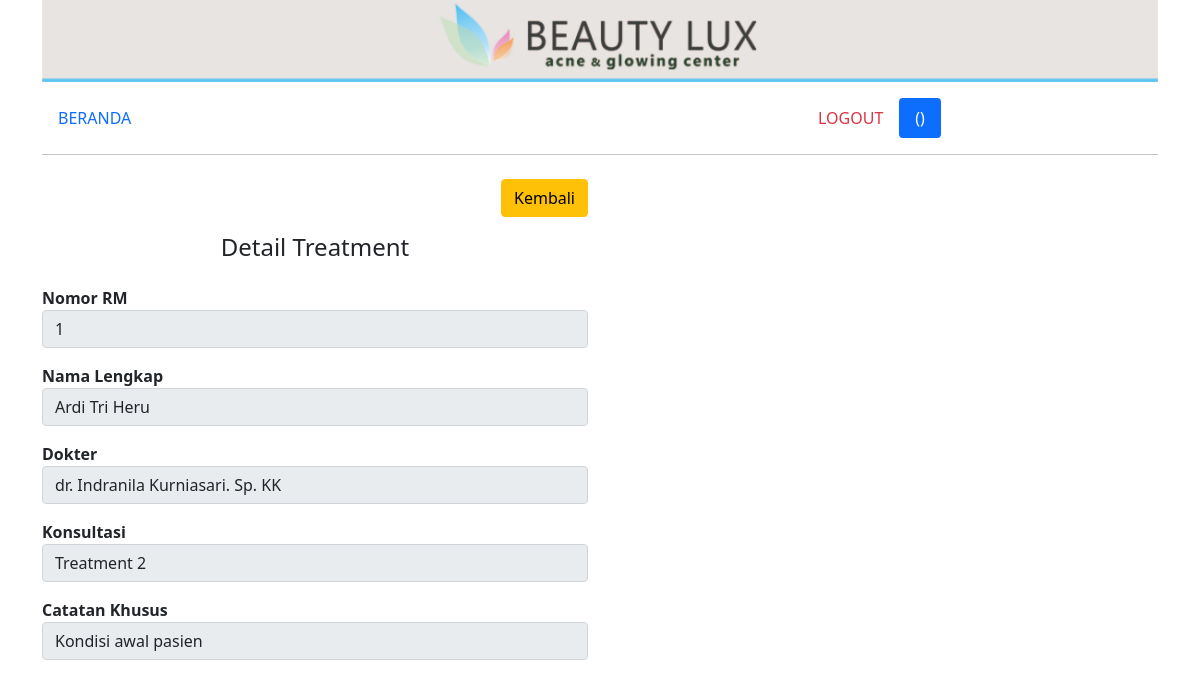
Page /daftar_treatment_detail.php?id_treatment=2 on the committed database.
### tables this page shows
CREATE TABLE `treatment` (
  `id_treatment` int(100) NOT NULL AUTO_INCREMENT,
  `id_customer` int(10) NOT NULL,
  `id_user` int(3) NOT NULL,
  `dokter` varchar(50) NOT NULL,
  `konsultasi` varchar(100) NOT NULL,
  `note` varchar(100) NOT NULL,
  `tanggal` timestamp NOT NULL DEFAULT current_timestamp() ON UPDATE current_timestamp(),
  `status` int(1) NOT NULL,
  `kesimpulan` varchar(100) DEFAULT NULL,
  PRIMARY KEY (`id_treatment`),
  KEY `id_treatment` (`id_treatment`),
  KEY `id_customer` (`id_customer`),
  CONSTRAINT `treatment_ibfk_1` FOREIGN KEY (`id_customer`) REFERENCES `customer` (`id_customer`)
);

CREATE TABLE `customer` (
  `id_customer` int(10) NOT NULL AUTO_INCREMENT,
  `nama` varchar(50) NOT NULL,
  `tgl_lahir` date NOT NULL,
  `tempat_lahir` varchar(20) NOT NULL,
  `alamat` varchar(100) NOT NULL,
  `no_hp` varchar(13) NOT NULL,
  PRIMARY KEY (`id_customer`),
  KEY `id_customer` (`id_customer`)
);

### daftar_treatment_detail.php (the view, shortened to what this page needs)
<?php include('templates/header.php'); ?>
<div class="container mb-5">
    <div class="row">
        <div class="col-md-12">
            <img src="img/header.jpg" class="img-fluid" alt="...">
        </div>
    </div>
    <div class="row mt-3 mb-2">
        <div class="col">
            <?php include('menu.php'); ?>
        </div>
    </div>
    <div class="row">
        <div class="col-md-6">
            <?php
            $id_treatment = $_GET['id_treatment'];
            include 'templates/koneksi.php';
            $query = mysqli_query($koneksi, "
            SELECT *
            FROM treatment
            JOIN customer
            ON treatment.id_customer = customer.id_customer
            WHERE id_treatment = '$id_treatment'
            ");
            while ($d = mysqli_fetch_array($query)) {
            ?>
                <form method="post" action="daftar_treatment_tambah.php" class="row g-3">
                    <div class="col-12">
                        <a href="daftar_treatment.php" type="submit" class="btn btn-warning float-end">Kembali</a>
                    </div>
                    <h4 class="text-center">Detail Treatment</h4>
                    <div class="col-12">
                        <label><b>Nomor RM</b></label>
                        <input type="text" name="" class="form-control" value="<?= $d['id_customer']; ?>" readonly>
                    </div>
                    <div class="col-12">
                        <label><b>Nama Lengkap</b></label>
                        <input type="text" name="" class="form-control" value="<?= $d['nama']; ?>" readonly>
                    </div>
                    <div class="col-12">
                        <label><b>Dokter</b></label>
                        <input type="text" name="" class="form-control" value="<?= $d['dokter']; ?>" readonly>
                    </div>
                    <div class="col-12">
                        <label><b>Konsultasi</b></label>
                        <input type="text" name="" class="form-control" value="<?= $d['konsultasi']; ?>" readonly>
                    </div>
                    <div class="col-12">
                        <label><b>Catatan Khusus</b></label>
                        <input type="text" name="" class="form-control" value="<?= $d['note']; ?>" readonly>
                    </div>
                </form>
            <?php } ?>
        </div>
    </div>
</div>
<?php include('templates/footer.php'); ?>

### rows in the picture
treatment: id_customer.id_customer "1", id_customer.nama "Ardi Tri Heru", dokter "dr. Indranila Kurniasari. Sp. KK", konsultasi "Treatment 2", note "Kondisi awal pasien"
